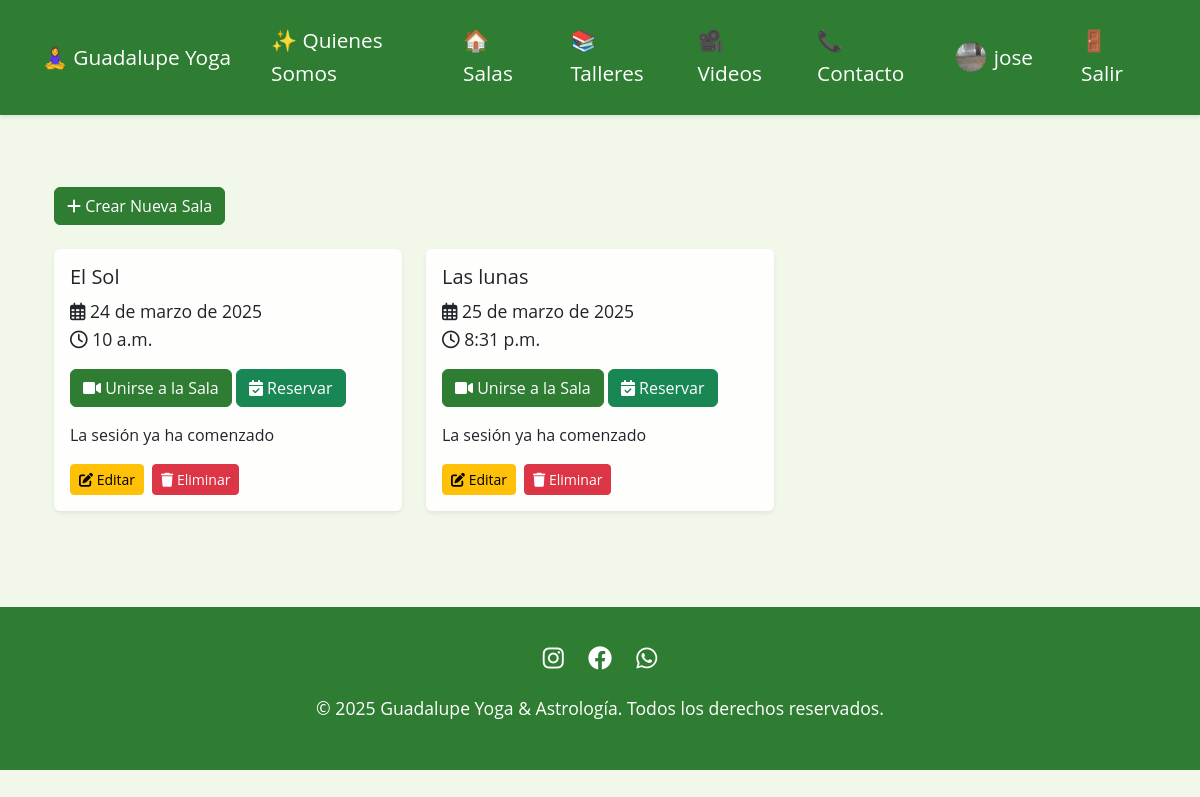
The page /rooms/ (signed in) on the database its author committed.
### core/models.py (models this page shows, shortened)
class Profile(models.Model):
    user = models.OneToOneField(User, on_delete=models.CASCADE)
    is_active = models.BooleanField(default=True)
    profile_picture = models.ImageField(upload_to='profile_pictures/', null=True, blank=True)
    created_at = models.DateTimeField(auto_now_add=True)

class Room(models.Model):
    title = models.CharField(max_length=200)
    date = models.DateField()
    time = models.TimeField()
    meeting_link = models.URLField()
    created_by = models.ForeignKey(User, on_delete=models.CASCADE)
    created_at = models.DateTimeField(auto_now_add=True)
    updated_at = models.DateTimeField(auto_now=True)
    class Meta:
        ordering = ['date', 'time']
    @property
    def datetime(self):
        return timezone.make_aware(
            timezone.datetime.combine(self.date, self.time)
        )

### core/views.py (the view)
# urls.py: path('rooms/', views.room_list, name='room_list'),
@login_required
def room_list(request):
    rooms = Room.objects.all().order_by('date', 'time')
    return render(request, 'core/room_list.html', {'rooms': rooms})

### core/templatetags/date_filters.py (called while the page is built)
@register.filter(name='spanish_date')
def spanish_date(value):
    if not value:
        return ''
    months = {
        1: 'enero', 2: 'febrero', 3: 'marzo', 4: 'abril',
        5: 'mayo', 6: 'junio', 7: 'julio', 8: 'agosto',
        9: 'septiembre', 10: 'octubre', 11: 'noviembre', 12: 'diciembre'
    }
    if isinstance(value, str):
        try:
            value = datetime.strptime(value, '%Y-%m-%d')
        except ValueError:
            return value
    if isinstance(value, datetime):
        value = value.date()
    day = value.day
    month = months[value.month]
    year = value.year
    return f"{day} de {month} de {year}"

### templates/core/room_list.html (shortened to what this page needs)
{% extends 'base.html' %}
{% load static %}
{% load date_filters %}
{% block content %}
<div class="container py-5">
    {% if user.is_staff %}
    <div class="mb-4">
        <button type="button" class="btn btn-primary" data-bs-toggle="modal" data-bs-target="#createRoomModal">
            <i class="fas fa-plus"></i> Crear Nueva Sala
        </button>
    </div>
    {% endif %}
    <div class="row row-cols-1 row-cols-md-2 row-cols-lg-3 g-4">
        {% for room in rooms %}
        <div class="col">
            <div class="card h-100 shadow-sm">
                <div class="card-body">
                    <h5 class="card-title">{{ room.title }}</h5>
                    <p class="card-text">
                        <i class="far fa-calendar-alt"></i> {{ room.date|spanish_date }}<br>
                        <i class="far fa-clock"></i> {{ room.time }}
                    </p>
                    {% if room.meeting_link %}
                    <a href="{{ room.meeting_link }}" target="_blank" class="btn btn-primary mb-3">
                        <i class="fas fa-video"></i> Unirse a la Sala
                    </a>
                    {% endif %}
                    <button class="btn btn-success mb-3" data-bs-toggle="modal" data-bs-target="#reservationModal{{ room.id }}">
                        <i class="fas fa-calendar-check"></i> Reservar
                    </button>
                    <div class="countdown" data-datetime="{{ room.datetime|date:'Y-m-d H:i:s' }}">
                    </div>
                    {% if user.is_staff %}
                    <div class="mt-3 d-flex gap-2">
                        <button class="btn btn-sm btn-warning" data-bs-toggle="modal" data-bs-target="#editRoomModal{{ room.id }}">
                            <i class="fas fa-edit"></i> Editar
                        </button>
                        <form method="POST" action="{% url 'delete_room' room.id %}" class="d-inline" onsubmit="return confirm('¿Estás seguro de que deseas eliminar esta sala?');">
                            <button type="submit" class="btn btn-sm btn-danger">
                                <i class="fas fa-trash"></i> Eliminar
                            </button>
                        </form>
                    </div>
                    {% endif %}
                </div>
            </div>
        </div>
        {% empty %}
        <div class="col-12 text-center">
            <p class="text-muted">No hay salas programadas en este momento.</p>
        </div>
        {% endfor %}
    </div>
</div>
{% endblock %}

### templates/base.html (shortened to what this page needs)
<!DOCTYPE html>
{% load static %}
<html lang="es">
<head>
    <link href="https://cdn.jsdelivr.net/npm/bootstrap@5.3.2/dist/css/bootstrap.min.css" rel="stylesheet">
    <link rel="stylesheet" href="https://cdnjs.cloudflare.com/ajax/libs/font-awesome/6.0.0/css/all.min.css">
</head>
<body>
    <nav class="navbar navbar-expand-lg sticky-top">
        <div class="container">
            <a class="navbar-brand" href="{% url 'home' %}">🧘‍♀️ Guadalupe Yoga</a>
            <div class="collapse navbar-collapse" id="navbarNav">
                <ul class="navbar-nav me-auto">
                    <li class="nav-item">
                        <a class="nav-link" href="{% url 'about' %}">✨ Quienes Somos</a>
                    </li>
                    <li class="nav-item">
                        <a class="nav-link" href="{% url 'room_list' %}">🏠 Salas</a>
                    </li>
                    <li class="nav-item">
                        <a class="nav-link" href="{% url 'workshops' %}">📚 Talleres</a>
                    </li>
                    <li class="nav-item">
                        <a class="nav-link {% if request.resolver_match.url_name == 'video_list' %}active{% endif %}"
                           href="{% url 'video_list' %}">
                            🎥 Videos
                        </a>
                    </li>
                    <li class="nav-item">
                        <a class="nav-link" href="{% url 'contact' %}">📞 Contacto</a>
                    </li>
                    {% if user.is_authenticated %}
                        <li class="nav-item d-flex align-items-center">
                            <a class="nav-link d-flex align-items-center" href="{% url 'profile' %}">
                                {% if user.profile.profile_picture %}
                                    <img src="{{ user.profile.profile_picture.url }}" alt="Profile Picture" class="rounded-circle me-2" style="width: 30px; height: 30px; object-fit: cover;">
                                {% else %}
                                    <i class="fas fa-user me-2"></i>
                                {% endif %}
                                {{ user.username }}
                            </a>
                        </li>
                        <li class="nav-item">
                            <a class="nav-link" href="{% url 'account_logout' %}">🚪 Salir</a>
                        </li>
                    {% endif %}
                </ul>
            </div>
        </div>
    </nav>
    <div class="container mt-4">
        {% block content %}
        {% endblock %}
    </div>
    <footer class="footer">
        <div class="container text-center">
            <div class="social-links mb-3">
                <a href="https://instagram.com" target="_blank"><i class="fab fa-instagram"></i></a>
                <a href="https://facebook.com" target="_blank"><i class="fab fa-facebook"></i></a>
                <a href="https://wa.me/1234567890" target="_blank"><i class="fab fa-whatsapp"></i></a>
            </div>
            <p>&copy; {% now "Y" %} Guadalupe Yoga & Astrología. Todos los derechos reservados.</p>
        </div>
    </footer>
  </body>
</html>

### templates/base.html (style rules this page uses)
:root { --primary-color: #2E7D32; --secondary-color: #81C784; --accent-color: #C8E6C9; --text-color: #1B5E20; }
body { font-family: 'Open Sans', 'Arial', sans-serif; background-color: #F1F8E9; color: var(--text-color); font-size: 16px; line-height: 1.6; }
p { font-size: 1.1rem; }
.navbar { background-color: var(--primary-color); box-shadow: 0 2px 4px rgba(0,0,0,0.1); padding: 1rem 0; }
.navbar-brand, .nav-link { color: white !important; font-size: 1.3rem; transition: all 0.3s ease; }
.nav-link { margin: 0 0.5rem; padding: 0.5rem 1rem !important; border-radius: 5px; }
.card { background-color: rgba(255, 255, 255, 0.9); border: none; box-shadow: 0 4px 6px rgba(0,0,0,0.1); transition: transform 0.3s ease; }
.btn-primary { background-color: var(--primary-color); border-color: var(--primary-color); }
footer { background-color: var(--primary-color); color: white; padding: 2rem 0; margin-top: 3rem; }
.social-links a { color: white; margin: 0 10px; font-size: 1.5rem; transition: color 0.3s ease; }

### rows shown on the page
Room: title "El Sol", date|spanish_date "24 de marzo de 2025", time "10 a.m."
Room: title "Las lunas", date|spanish_date "25 de marzo de 2025", time "8:31 p.m."

### other values the page prints
{{ user.username }} "jose"
